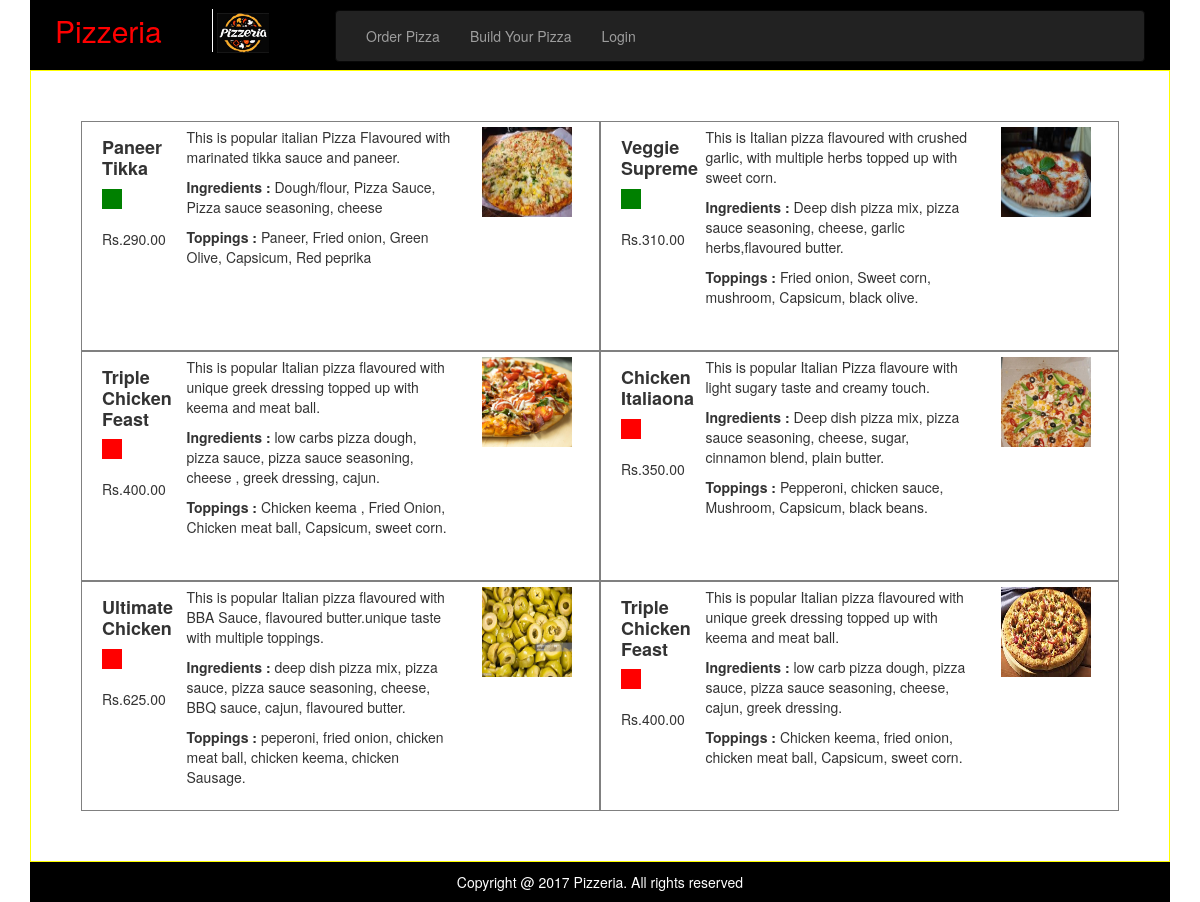
The app's page /order.php with its own data.
### tables this page shows
CREATE TABLE IF NOT EXISTS `product` (
  `id` int(11) NOT NULL AUTO_INCREMENT,
  `name` varchar(250) NOT NULL,
  `price` decimal(10,2) NOT NULL,
  `details` text NOT NULL,
  `type` enum('veg','non-veg') NOT NULL,
  `ingredients` text DEFAULT NULL,
  `toppings` text DEFAULT NULL,
  `image` varchar(150) DEFAULT NULL,
  PRIMARY KEY (`id`)
);

### db/conn.php (called while the page is built, shortened)
<?php
$base_url = "http://localhost:8083/CaseStudy/";
?>

### order.php (the view)
<?php require 'header.php'; ?>
<div class="col-md-12 content">
    <?php
    $res = $conn->query("SELECT * FROM product");
    while ($row = $res->fetch_object()) {
        $item_name = $row->name;
        $type = $row->type;
        $price = @number_format($row->price, 2);
        ?>
        <div class="col-md-6 item">
            <div class="col-md-2">
                <div><h4><b><?php echo $item_name; ?></b></h4></div>
                <div class="<?php echo $type; ?>">&nbsp;</div><br>
                <div class="price">Rs.<?php echo $price; ?></div>
            </div>
            <div class="col-md-7">
                <p><?php echo $row->details; ?></p>
                <div>
                    <p><b>Ingredients : </b><?php echo $row->ingredients; ?></p>
                </div>
                <div>
                    <p><b>Toppings : </b><?php echo $row->toppings; ?></p>
                </div>
            </div>
            <div class="col-md-2">
                <img class="item-image" src="assets/images/products/<?php echo $row->image; ?>"/>
            </div>
        </div>
        <?php
    }
    ?>
</div>
<?php require 'footer.php'; ?>

### header.php (shortened to what this page needs)
    <?php
require 'db/conn.php';
?>
<!DOCTYPE html>
<html lang="en">
    <head>
        <link rel="stylesheet" href="https://maxcdn.bootstrapcdn.com/bootstrap/3.4.1/css/bootstrap.min.css">
        <link href="assets/css/style.css" rel="stylesheet" type="text/css"/>
    </head>
    <body>
        <div class="container">
            <div class="col-md-12 header">
                <div class="col-md-3">
                    <span class="logo">Pizzeria</span>
                    <a href="<?php echo $base_url; ?>"><img class="logo-img" src="assets/images/logo.jpg"/></a>
                </div>
                <div class="col-md-9">
                    <nav class="navbar navbar-inverse">
                        <div class="container-fluid">
                            <ul class="nav navbar-nav">
                                <li><a class="menu-item" href="<?php echo $base_url; ?>order.php"> Order Pizza</a>
                                </li>
                                <li><a class="menu-item" href="<?php echo $base_url; ?>build-pizza.php">Build Your Pizza</a></li>
                                <li>
                                    <?php if (isset($_SESSION['aUser']->name)) { ?>
                                        <div class="dropdown">
                                            <button class="btn btn-primary dropdown-toggle" type="button" data-toggle="dropdown">
                                                <b>Hi! <?php echo strtoupper($_SESSION['aUser']->name); ?></b>
                                                <span class="caret"></span></button>
                                            <ul class="dropdown-menu">
                                                <li><a href="<?php echo $base_url; ?>logout.php">Logout</a></li>
                                            </ul>
                                        </div>
                                        <?php
                                    } else {
                                        ?>
                                        <a class="menu-item" href="<?php echo $base_url; ?>login.php"> Login</a>
                                        <?php
                                    }
                                    ?>
                                </li>
                            </ul>
                        </div>
                    </nav>
                </div>
            </div>

### footer.php
<div class="col-md-12 footer">
    <p class="text-center">Copyright @ 2017 Pizzeria. All rights reserved</p>
</div>
</body>
</html>

### assets/css/style.css (style rules this page uses)
.content { border:1px solid yellow; padding:50px !important; min-height:500px !important; }
.header { height:70px; background-color: black; padding:10px; }
.footer { height:40px; background-color: black; vertical-align:middle; }
.footer p { color:white; line-height:40px; }
.logo { font-size:30px; color:red; border-right:1px solid white; padding-right:50px; }
.logo-img { height:40px; margin-top:-12px; }
.item { border:1px solid gray; padding:5px; min-height:230px; }
.item-image { width:90px; height:90px; }
.veg { background-color:green; width:20px; height:20px; }
.non-veg { background-color:red; width:20px; height:20px; }

### records on screen
product: name "Paneer Tikka", price "290.00", details "This is popular italian Pizza Flavoured with marinated tikka sauce and paneer.", ingredients "Dough/flour, Pizza Sauce, Pizza sauce seasoning, cheese", toppings "Paneer, Fried onion, Green Olive, Capsicum, Red peprika", image (picture)
product: name "Veggie Supreme", price "310.00", details "This is Italian pizza flavoured with crushed garlic, with multiple herbs topped up with sweet corn.", ingredients "Deep dish pizza mix, pizza sauce seasoning, cheese, garlic herbs,flavoured butter.", toppings "Fried onion, Sweet corn, mushroom, Capsicum, black olive.", image (picture)
product: name "Triple Chicken Feast", price "400.00", details "This is popular Italian pizza flavoured with unique greek dressing topped up with keema and meat ball.", ingredients "low carbs pizza dough, pizza sauce, pizza sauce seasoning, cheese , greek dressing, cajun.", toppings "Chicken keema , Fried Onion, Chicken meat ball, Capsicum, sweet corn.", image (picture)
product: name "Chicken Italiaona", price "350.00", details "This is popular Italian Pizza flavoure with light sugary taste and creamy touch.", ingredients "Deep dish pizza mix, pizza sauce seasoning, cheese, sugar, cinnamon blend, plain butter.", toppings "Pepperoni, chicken sauce, Mushroom, Capsicum, black beans.", image (picture)
product: name "Ultimate Chicken", price "625.00", details "This is popular Italian pizza flavoured with BBA Sauce, flavoured butter.unique taste with multiple toppings.", ingredients "deep dish pizza mix, pizza sauce, pizza sauce seasoning, cheese, BBQ sauce, cajun, flavoured butter.", toppings "peperoni, fried onion, chicken meat ball, chicken keema, chicken Sausage.", image (picture)
product: name "Triple Chicken Feast", price "400.00", details "This is popular Italian pizza flavoured with unique greek dressing topped up with keema and meat ball.", ingredients "low carb pizza dough, pizza sauce, pizza sauce seasoning, cheese, cajun, greek dressing.", toppings "Chicken keema, fried onion, chicken meat ball, Capsicum, sweet corn.", image (picture)
